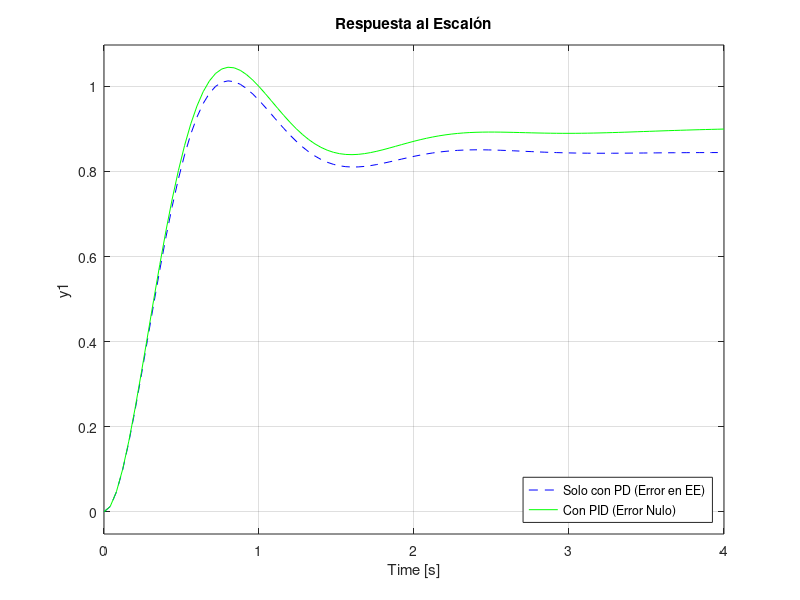

MATLAB code for this plot:
% --- Práctica 3: Validación del Paso 4 ---
% Diseño del Compensador PI y Sistema PID
clear; clc; close all;

% 1. Planta y polos deseados
numF = 15;
denF = [1 10 27 18];
F = tf(numF, denF);
sd = -2 + 3.904i;

% 2. Parámetros del compensador
zc_pd = 6;
zc_pi = 0.1;
K_total = 1.0938;

% 3. Funciones de transferencia de los controladores
C_PD_solo = tf([1 zc_pd], 1); 
C_PI_solo = tf([1 zc_pi], [1 0]);

% Controlador PID Total (K_total * PD * PI)
C_PID = K_total * series(C_PD_solo, C_PI_solo);

% 4. Sistema compensado en lazo abierto y cerrado
L_PID = series(C_PID, F);
T_PID = feedback(L_PID, 1);

% 5. Comprobación del Lugar de las Raíces con el PID
figure('Name', 'Validación PI y PID Completo');
subplot(1,2,1);
rlocus(L_PID); hold on;
plot(real(sd), imag(sd), 'rx', 'MarkerSize', 10, 'LineWidth', 2);
title('Lugar de las Raíces con Compensador PID');
axis([-8 2 -5 5]);

% 6. Comparativa de Respuesta al Escalón (PD vs PID)
% Recalculamos el T_PD del paso anterior para comparar
C_PD_previo = 1.0827 * C_PD_solo;
T_PD = feedback(series(C_PD_previo, F), 1);

subplot(1,2,2);
step(T_PD, 'b--', T_PID, 'g-', 4);
title('Respuesta al Escalón');
legend('Solo con PD (Error en EE)', 'Con PID (Error Nulo)', 'Location', 'SouthEast');
grid on;

% 7. Verificación numérica
disp('Polos en lazo cerrado con PID:');
pole(T_PID)
